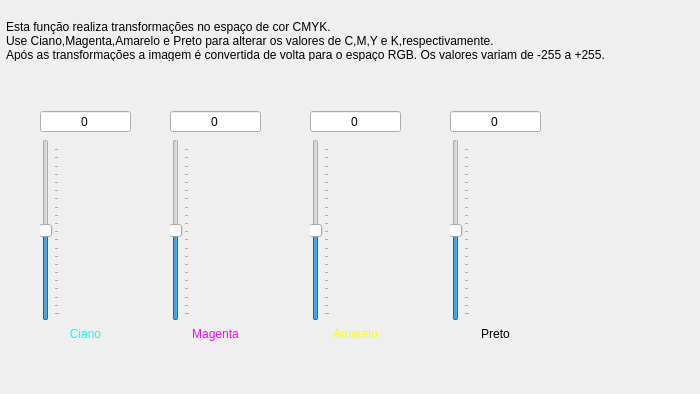
<?xml version="1.0" encoding="UTF-8"?>
<ui version="4.0">
 <class>alterarcmykForm</class>
 <widget class="QWidget" name="alterarcmykForm">
  <property name="geometry">
   <rect>
    <x>0</x>
    <y>0</y>
    <width>700</width>
    <height>394</height>
   </rect>
  </property>
  <property name="windowTitle">
   <string>Form</string>
  </property>
  <widget class="QLabel" name="label_5">
   <property name="geometry">
    <rect>
     <x>6</x>
     <y>20</y>
     <width>671</width>
     <height>41</height>
    </rect>
   </property>
   <property name="text">
    <string>Esta função realiza transformações no espaço de cor CMYK. 
Use Ciano,Magenta,Amarelo e Preto para alterar os valores de C,M,Y e K,respectivamente.
Após as transformações a imagem é convertida de volta para o espaço RGB. Os valores variam de -255 a +255.</string>
   </property>
  </widget>
  <widget class="QWidget" name="verticalLayoutWidget">
   <property name="geometry">
    <rect>
     <x>40</x>
     <y>110</y>
     <width>91</width>
     <height>231</height>
    </rect>
   </property>
   <layout class="QVBoxLayout" name="verticalLayout">
    <property name="sizeConstraint">
     <enum>QLayout::SetDefaultConstraint</enum>
    </property>
    <item>
     <widget class="QSpinBox" name="inputalterarcmykFormDeltaC">
      <property name="alignment">
       <set>Qt::AlignCenter</set>
      </property>
      <property name="buttonSymbols">
       <enum>QAbstractSpinBox::NoButtons</enum>
      </property>
      <property name="minimum">
       <number>-255</number>
      </property>
      <property name="maximum">
       <number>255</number>
      </property>
     </widget>
    </item>
    <item>
     <widget class="QSlider" name="verticalSlider">
      <property name="sizePolicy">
       <sizepolicy hsizetype="Fixed" vsizetype="Expanding">
        <horstretch>0</horstretch>
        <verstretch>0</verstretch>
       </sizepolicy>
      </property>
      <property name="cursor">
       <cursorShape>ClosedHandCursor</cursorShape>
      </property>
      <property name="minimum">
       <number>-255</number>
      </property>
      <property name="maximum">
       <number>255</number>
      </property>
      <property name="orientation">
       <enum>Qt::Vertical</enum>
      </property>
      <property name="tickPosition">
       <enum>QSlider::TicksBelow</enum>
      </property>
      <property name="tickInterval">
       <number>25</number>
      </property>
     </widget>
    </item>
    <item>
     <widget class="QLabel" name="label_2">
      <property name="text">
       <string>&lt;html&gt;&lt;head/&gt;&lt;body&gt;&lt;p&gt;&lt;span style=&quot; color:#00ffff;&quot;&gt;Ciano&lt;/span&gt;&lt;/p&gt;&lt;/body&gt;&lt;/html&gt;</string>
      </property>
      <property name="alignment">
       <set>Qt::AlignBottom|Qt::AlignHCenter</set>
      </property>
     </widget>
    </item>
   </layout>
  </widget>
  <widget class="QWidget" name="verticalLayoutWidget_2">
   <property name="geometry">
    <rect>
     <x>170</x>
     <y>110</y>
     <width>91</width>
     <height>231</height>
    </rect>
   </property>
   <layout class="QVBoxLayout" name="verticalLayout_2">
    <property name="sizeConstraint">
     <enum>QLayout::SetDefaultConstraint</enum>
    </property>
    <item>
     <widget class="QSpinBox" name="inputalterarcmykFormDeltaM">
      <property name="alignment">
       <set>Qt::AlignCenter</set>
      </property>
      <property name="buttonSymbols">
       <enum>QAbstractSpinBox::NoButtons</enum>
      </property>
      <property name="minimum">
       <number>-255</number>
      </property>
      <property name="maximum">
       <number>255</number>
      </property>
     </widget>
    </item>
    <item>
     <widget class="QSlider" name="verticalSlider_2">
      <property name="sizePolicy">
       <sizepolicy hsizetype="Fixed" vsizetype="Expanding">
        <horstretch>0</horstretch>
        <verstretch>0</verstretch>
       </sizepolicy>
      </property>
      <property name="cursor">
       <cursorShape>ClosedHandCursor</cursorShape>
      </property>
      <property name="minimum">
       <number>-255</number>
      </property>
      <property name="maximum">
       <number>255</number>
      </property>
      <property name="orientation">
       <enum>Qt::Vertical</enum>
      </property>
      <property name="tickPosition">
       <enum>QSlider::TicksBelow</enum>
      </property>
      <property name="tickInterval">
       <number>25</number>
      </property>
     </widget>
    </item>
    <item>
     <widget class="QLabel" name="label_6">
      <property name="frameShape">
       <enum>QFrame::NoFrame</enum>
      </property>
      <property name="frameShadow">
       <enum>QFrame::Plain</enum>
      </property>
      <property name="text">
       <string>&lt;html&gt;&lt;head/&gt;&lt;body&gt;&lt;p&gt;&lt;span style=&quot; color:#ff00ff;&quot;&gt;Magenta&lt;/span&gt;&lt;/p&gt;&lt;/body&gt;&lt;/html&gt;</string>
      </property>
      <property name="alignment">
       <set>Qt::AlignBottom|Qt::AlignHCenter</set>
      </property>
     </widget>
    </item>
   </layout>
  </widget>
  <widget class="QWidget" name="verticalLayoutWidget_3">
   <property name="geometry">
    <rect>
     <x>310</x>
     <y>110</y>
     <width>91</width>
     <height>231</height>
    </rect>
   </property>
   <layout class="QVBoxLayout" name="verticalLayout_3">
    <property name="sizeConstraint">
     <enum>QLayout::SetDefaultConstraint</enum>
    </property>
    <item>
     <widget class="QSpinBox" name="inputalterarcmykFormDeltaY">
      <property name="alignment">
       <set>Qt::AlignCenter</set>
      </property>
      <property name="buttonSymbols">
       <enum>QAbstractSpinBox::NoButtons</enum>
      </property>
      <property name="minimum">
       <number>-255</number>
      </property>
      <property name="maximum">
       <number>255</number>
      </property>
     </widget>
    </item>
    <item>
     <widget class="QSlider" name="verticalSlider_3">
      <property name="sizePolicy">
       <sizepolicy hsizetype="Fixed" vsizetype="Expanding">
        <horstretch>0</horstretch>
        <verstretch>0</verstretch>
       </sizepolicy>
      </property>
      <property name="cursor">
       <cursorShape>ClosedHandCursor</cursorShape>
      </property>
      <property name="minimum">
       <number>-255</number>
      </property>
      <property name="maximum">
       <number>255</number>
      </property>
      <property name="orientation">
       <enum>Qt::Vertical</enum>
      </property>
      <property name="tickPosition">
       <enum>QSlider::TicksBelow</enum>
      </property>
      <property name="tickInterval">
       <number>25</number>
      </property>
     </widget>
    </item>
    <item>
     <widget class="QLabel" name="label_7">
      <property name="text">
       <string>&lt;html&gt;&lt;head/&gt;&lt;body&gt;&lt;p&gt;&lt;span style=&quot; color:#ffff00;&quot;&gt;Amarelo&lt;/span&gt;&lt;/p&gt;&lt;/body&gt;&lt;/html&gt;</string>
      </property>
      <property name="alignment">
       <set>Qt::AlignBottom|Qt::AlignHCenter</set>
      </property>
     </widget>
    </item>
   </layout>
  </widget>
  <widget class="QWidget" name="verticalLayoutWidget_4">
   <property name="geometry">
    <rect>
     <x>450</x>
     <y>110</y>
     <width>91</width>
     <height>231</height>
    </rect>
   </property>
   <layout class="QVBoxLayout" name="verticalLayout_4">
    <property name="sizeConstraint">
     <enum>QLayout::SetDefaultConstraint</enum>
    </property>
    <item>
     <widget class="QSpinBox" name="inputalterarcmykFormDeltaK">
      <property name="alignment">
       <set>Qt::AlignCenter</set>
      </property>
      <property name="buttonSymbols">
       <enum>QAbstractSpinBox::NoButtons</enum>
      </property>
      <property name="minimum">
       <number>-255</number>
      </property>
      <property name="maximum">
       <number>255</number>
      </property>
     </widget>
    </item>
    <item>
     <widget class="QSlider" name="verticalSlider_4">
      <property name="sizePolicy">
       <sizepolicy hsizetype="Fixed" vsizetype="Expanding">
        <horstretch>0</horstretch>
        <verstretch>0</verstretch>
       </sizepolicy>
      </property>
      <property name="cursor">
       <cursorShape>ClosedHandCursor</cursorShape>
      </property>
      <property name="minimum">
       <number>-255</number>
      </property>
      <property name="maximum">
       <number>255</number>
      </property>
      <property name="orientation">
       <enum>Qt::Vertical</enum>
      </property>
      <property name="tickPosition">
       <enum>QSlider::TicksBelow</enum>
      </property>
      <property name="tickInterval">
       <number>25</number>
      </property>
     </widget>
    </item>
    <item>
     <widget class="QLabel" name="label_8">
      <property name="text">
       <string>Preto</string>
      </property>
      <property name="alignment">
       <set>Qt::AlignBottom|Qt::AlignHCenter</set>
      </property>
     </widget>
    </item>
   </layout>
  </widget>
 </widget>
 <resources/>
 <connections>
  <connection>
   <sender>inputalterarcmykFormDeltaC</sender>
   <signal>valueChanged(int)</signal>
   <receiver>verticalSlider</receiver>
   <slot>setValue(int)</slot>
   <hints>
    <hint type="sourcelabel">
     <x>115</x>
     <y>70</y>
    </hint>
    <hint type="destinationlabel">
     <x>84</x>
     <y>178</y>
    </hint>
   </hints>
  </connection>
  <connection>
   <sender>verticalSlider</sender>
   <signal>valueChanged(int)</signal>
   <receiver>inputalterarcmykFormDeltaC</receiver>
   <slot>setValue(int)</slot>
   <hints>
    <hint type="sourcelabel">
     <x>84</x>
     <y>178</y>
    </hint>
    <hint type="destinationlabel">
     <x>115</x>
     <y>70</y>
    </hint>
   </hints>
  </connection>
  <connection>
   <sender>inputalterarcmykFormDeltaK</sender>
   <signal>valueChanged(int)</signal>
   <receiver>verticalSlider_4</receiver>
   <slot>setValue(int)</slot>
   <hints>
    <hint type="sourcelabel">
     <x>515</x>
     <y>70</y>
    </hint>
    <hint type="destinationlabel">
     <x>484</x>
     <y>178</y>
    </hint>
   </hints>
  </connection>
  <connection>
   <sender>verticalSlider_4</sender>
   <signal>valueChanged(int)</signal>
   <receiver>inputalterarcmykFormDeltaK</receiver>
   <slot>setValue(int)</slot>
   <hints>
    <hint type="sourcelabel">
     <x>484</x>
     <y>178</y>
    </hint>
    <hint type="destinationlabel">
     <x>515</x>
     <y>70</y>
    </hint>
   </hints>
  </connection>
  <connection>
   <sender>inputalterarcmykFormDeltaM</sender>
   <signal>valueChanged(int)</signal>
   <receiver>verticalSlider_2</receiver>
   <slot>setValue(int)</slot>
   <hints>
    <hint type="sourcelabel">
     <x>245</x>
     <y>70</y>
    </hint>
    <hint type="destinationlabel">
     <x>214</x>
     <y>178</y>
    </hint>
   </hints>
  </connection>
  <connection>
   <sender>verticalSlider_2</sender>
   <signal>valueChanged(int)</signal>
   <receiver>inputalterarcmykFormDeltaM</receiver>
   <slot>setValue(int)</slot>
   <hints>
    <hint type="sourcelabel">
     <x>214</x>
     <y>178</y>
    </hint>
    <hint type="destinationlabel">
     <x>245</x>
     <y>70</y>
    </hint>
   </hints>
  </connection>
  <connection>
   <sender>inputalterarcmykFormDeltaY</sender>
   <signal>valueChanged(int)</signal>
   <receiver>verticalSlider_3</receiver>
   <slot>setValue(int)</slot>
   <hints>
    <hint type="sourcelabel">
     <x>385</x>
     <y>70</y>
    </hint>
    <hint type="destinationlabel">
     <x>354</x>
     <y>178</y>
    </hint>
   </hints>
  </connection>
  <connection>
   <sender>verticalSlider_3</sender>
   <signal>valueChanged(int)</signal>
   <receiver>inputalterarcmykFormDeltaY</receiver>
   <slot>setValue(int)</slot>
   <hints>
    <hint type="sourcelabel">
     <x>354</x>
     <y>178</y>
    </hint>
    <hint type="destinationlabel">
     <x>385</x>
     <y>70</y>
    </hint>
   </hints>
  </connection>
 </connections>
</ui>
